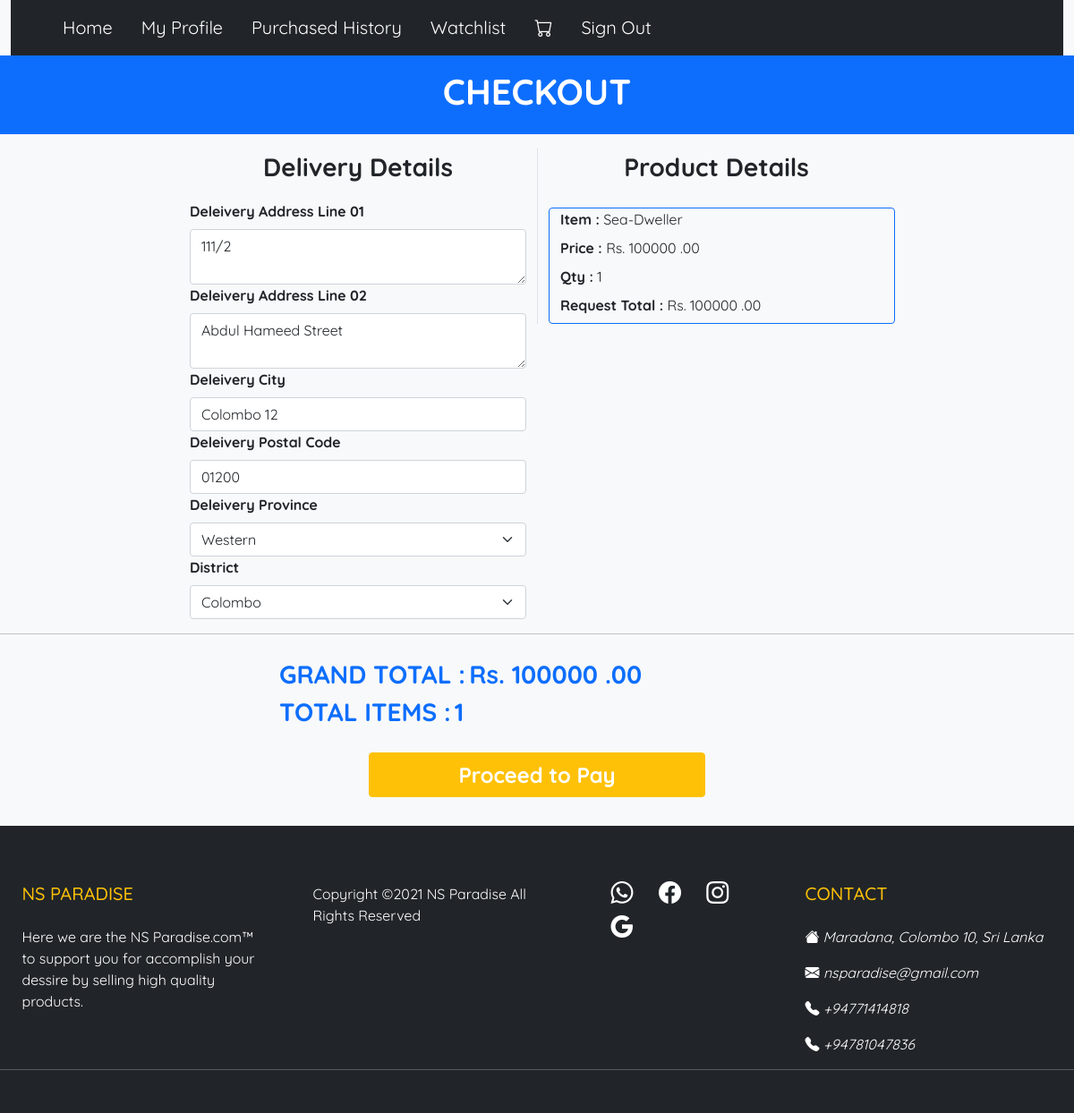
Screenshot of /CheckOut.php (signed in) with the database file from the repository.
### tables this page shows
CREATE TABLE `customer_has_address` (
  `id` int(11) NOT NULL,
  `line1` text DEFAULT NULL,
  `line2` text DEFAULT NULL,
  `city_id` int(11) NOT NULL,
  `customer_email` varchar(100) NOT NULL
);

CREATE TABLE `city` (
  `id` int(11) NOT NULL,
  `name` varchar(20) DEFAULT NULL,
  `postalcode` varchar(5) DEFAULT NULL,
  `district_id` int(11) NOT NULL
);

CREATE TABLE `province` (
  `id` int(11) NOT NULL,
  `name` varchar(20) DEFAULT NULL
);

CREATE TABLE `district` (
  `id` int(11) NOT NULL,
  `name` varchar(20) DEFAULT NULL,
  `province_id` int(11) NOT NULL
);

CREATE TABLE `product` (
  `id` int(11) NOT NULL,
  `brand_id` int(11) NOT NULL,
  `title` varchar(45) DEFAULT NULL,
  `price` double DEFAULT NULL,
  `qty` int(11) DEFAULT NULL,
  `crown_id` int(11) NOT NULL,
  `shape_id` int(11) NOT NULL,
  `case_color` int(11) NOT NULL,
  `dial_color` int(11) NOT NULL,
  `bracelet_id` int(11) NOT NULL,
  `bracelet_color` int(11) NOT NULL,
  `gender_id` int(11) NOT NULL,
  `date_display_id` int(11) NOT NULL,
  `description` text DEFAULT NULL,
  `img` varchar(200) DEFAULT NULL,
  `admin_email` varchar(100) NOT NULL,
  `datetime_added` datetime DEFAULT NULL,
  `status_id` int(11) NOT NULL
);

CREATE TABLE `cart` (
  `id` int(11) NOT NULL,
  `datetime_added` datetime DEFAULT NULL,
  `qty` int(11) DEFAULT NULL,
  `customer_email` varchar(100) NOT NULL,
  `product_id` int(11) NOT NULL
);

### connection.php (called while the page is built, shortened)
<?php
class Database{
    public static $connection;
    public static function setUpconnection(){
        if(!isset(Database::$connection)){
            Database::$connection = new mysqli("localhost","id18074452_root","W[Gb*C16}*OuCcQl","id18074452_nsparadise","3306");
        }
    }
    public static function search($q){
        $resultset = Database::$connection->query($q);
        return $resultset;
    }
}
?>

### CheckOut.php (the view, shortened to what this page needs)
<?php
require "connection.php";
if (isset($_SESSION["user"])) {
    $email = $_SESSION["user"]["email"];
    $cartrs = Database::search("SELECT * FROM `cart` WHERE `customer_email` = '" . $email . "'");
?>
    <!DOCTYPE html>
    <html>
    <head>
        <?php require "link.php"; ?>
    </head>
    <body class="bg-light">
        <div class="container-fluid">
            <div class="row">
                <?php require "header.php"; ?>
                <div class="col-12">
                    <div class="row bg-primary py-3">
                        <div class="col-12 text-center">
                            <h1 class="fw-bolder fs-1 text-white">CHECKOUT</h1>
                        </div>
                    </div>
                </div>
                <?php
                if ($cartrs->num_rows >= 1) {
                ?>
                    <div class="col-12 my-3">
                        <div class="row justify-content-center gy-3">
                            <div class="col-10 col-sm-8 col-md-6 col-lg-4">
                                <div class="row">
                                    <div class="col-12 text-center">
                                        <span class="text-dark fs-3 fw-bold">Delivery Details</span>
                                    </div>
                                    <div class="col-12">
                                        <div class="row mt-3">
                                            <?php
                                            $address = Database::search("SELECT * FROM `customer_has_address` WHERE `customer_email` = '" . $_SESSION["user"]["email"] . "'");
                                            if ($address->num_rows == 1) {
                                                $address_detail = $address->fetch_assoc();
                                                $cityinfo = Database::search("SELECT * FROM `city` WHERE `id` = '" . $address_detail["city_id"] . "'");
                                                $city = $cityinfo->fetch_assoc();
                                                $districtinfo = Database::search("SELECT * FROM `district` WHERE `id` = '" . $city["district_id"] . "'");
                                                $district = $districtinfo->fetch_assoc();
                                                $provinceinfo = Database::search("SELECT * FROM `province` WHERE `id` = '" . $district["province_id"] . "'");
                                                $province = $provinceinfo->fetch_assoc();
                                            ?>
                                                <div class="col-12">
                                                    <label class="form-label fw-bold">Deleivery Address Line 01</label>
                                                    <textarea class="form-control" rows="2" id="line1"><?php echo $address_detail["line1"]; ?></textarea>
                                                </div>
                                                <div class="col-12">
                                                    <label class="form-label fw-bold">Deleivery Address Line 02</label>
                                                    <textarea class="form-control" rows="2" id="line2"><?php echo $address_detail["line2"]; ?></textarea>
                                                </div>
                                                <div class="col-12">
                                                    <label class="form-label fw-bold">Deleivery City</label>
                                                    <input type="text" class="form-control" value="<?php echo $city["name"]; ?>" placeholder="Enter Your City..." id="city" />
                                                </div>
                                                <div class="col-12">
                                                    <label class="form-label fw-bold">Deleivery Postal Code</label>
                                                    <input type="text" class="form-control" value="<?php echo $city["postalcode"]; ?>" placeholder="Enter Your Postal Code..." id="postalcode" />
                                                </div>
                                                <div class="col-12">
                                                    <label class="form-label fw-bold">Deleivery Province</label>
                                                    <select class="form-select" id="province" onchange="District();">
                                                        <option value="<?php echo $province["id"]; ?>"><?php echo $province["name"]; ?></option>
                                                    </select>
                                                </div>
                                                <div class="col-12">
                                                    <label class="form-label fw-bold">District</label>
                                                    <select class="form-select" id="district">
                                                        <option value="<?php echo $district["id"]; ?>"><?php echo $district["name"]; ?></option>
                                                    </select>
                                                </div>
                                            <?php
                                            }
                                            ?>
                                        </div>
                                    </div>
                                </div>
                            </div>
                            <div class="col-10 col-sm-8 col-md-6 col-lg-4">
                                <div class="row border border-1 border-end-0 border-top-0 border-bottom-0">
                                    <div class="col-12 text-center">
                                        <span class="text-dark fs-3 fw-bold">Product Details</span>
                                    </div>
                                    <div class="col-12">
                                        <div class="row mt-3 ms-2 g-2">
                                            <?php
                                            $grandtotal = "00";
                                            $totalqty = "0";
                                            for ($c = 0; $c < $cartrs->num_rows; $c++) {
                                                $cart = $cartrs->fetch_assoc();
                                                $productrs = Database::search("SELECT * FROM `product` WHERE `id` = '" . $cart["product_id"] . "'");
                                                $product = $productrs->fetch_assoc();
                                            ?>
                                                <div class="col-12">
                                                    <div class="row border border-1 border-primary rounded">
                                                        <div class="col-12">
                                                            <label class="form-label fw-bold">Item :</label>
                                                            <label class="form-label"><?php echo $product["title"]; ?></label>
                                                        </div>
                                                        <div class="col-12">
                                                            <label class="form-label fw-bold">Price :</label>
                                                            <label class="form-label">Rs. <?php echo $product["price"]; ?> .00</label>
                                                        </div>
                                                        <div class="col-12">
                                                            <label class="form-label fw-bold">Qty :</label>
                                                            <label class="form-label"><?php echo $cart["qty"]; ?></label>
                                                        </div>
                                                        <div class="col-12">
                                                            <?php
                                                            $requesttotal = $product["price"] * $cart["qty"];
                                                            ?>
                                                            <label class="form-label fw-bold">Request Total :</label>
                                                            <label class="form-label">Rs. <?php echo $requesttotal; ?> .00</label>
                                                        </div>
                                                    </div>
                                                </div>
                                            <?php
                                                $grandtotal = $grandtotal + $requesttotal;
                                                $totalqty = $totalqty + $cart["qty"];
                                            }
                                            ?>
                                        </div>
                                    </div>
                                </div>
                            </div>
                        </div>
                    </div>
                    <hr />
                    <div class="col-12 mt-2">
                        <div class="row justify-content-center">
                            <div class="col-12 col-sm-10 col-md-8 col-lg-6">
                                <div class="row">
                                    <div class="col-12">
                                        <span class="fw-bold text-primary fs-3">GRAND TOTAL :</span>
                                        <span class="fw-bold text-primary fs-3">Rs. <?php echo $grandtotal; ?> .00</span>
                                    </div>
                                    <div class="col-12">
                                        <span class="fw-bold text-primary fs-3">TOTAL ITEMS :</span>
                                        <span class="fw-bold text-primary fs-3"><?php echo $totalqty; ?></span>
                                    </div>
                                </div>
                            </div>
                        </div>
                    </div>
                    <div class="col-12 my-4">
                        <div class="row justify-content-center">
                            <div class="col-10 col-sm-8 col-md-6 col-lg-4">
                                <div class="row">
                                    <div class="col-12 d-grid">
                                        <button class="btn btn-warning text-white fw-bold fs-4" onclick="CheckOut();">Proceed to Pay</button>
                                    </div>
                                </div>
                            </div>
                        </div>
                    </div>
                <?php
                } else {
                ?>
                    <div class="col-12 text-center my-5">
                        <span class="fs-1 text-danger fw-bold">There are no Items in your Cart</span>
                    </div>
                <?php
                }
                ?>
                <?php require "footer.php"; ?>
            </div>
        </div>
    </body>
    </html>
<?php
} else {
?>
    <script>
        window.location = "LogIn.php";
    </script>
<?php
}
?>

### style.css (style rules this page uses)
* { font-family: "Quicksand"; }

### rows the page displays
customer_has_address: line1 "111/2", line2 "Abdul Hameed Street"
city: name "Colombo 12", postalcode "01200"
province: name "Western"
district: name "Colombo"
product: title "Sea-Dweller", price "100000", cart.qty "1"

### other values shown
$grandtotal "100000"
$totalqty "1"
